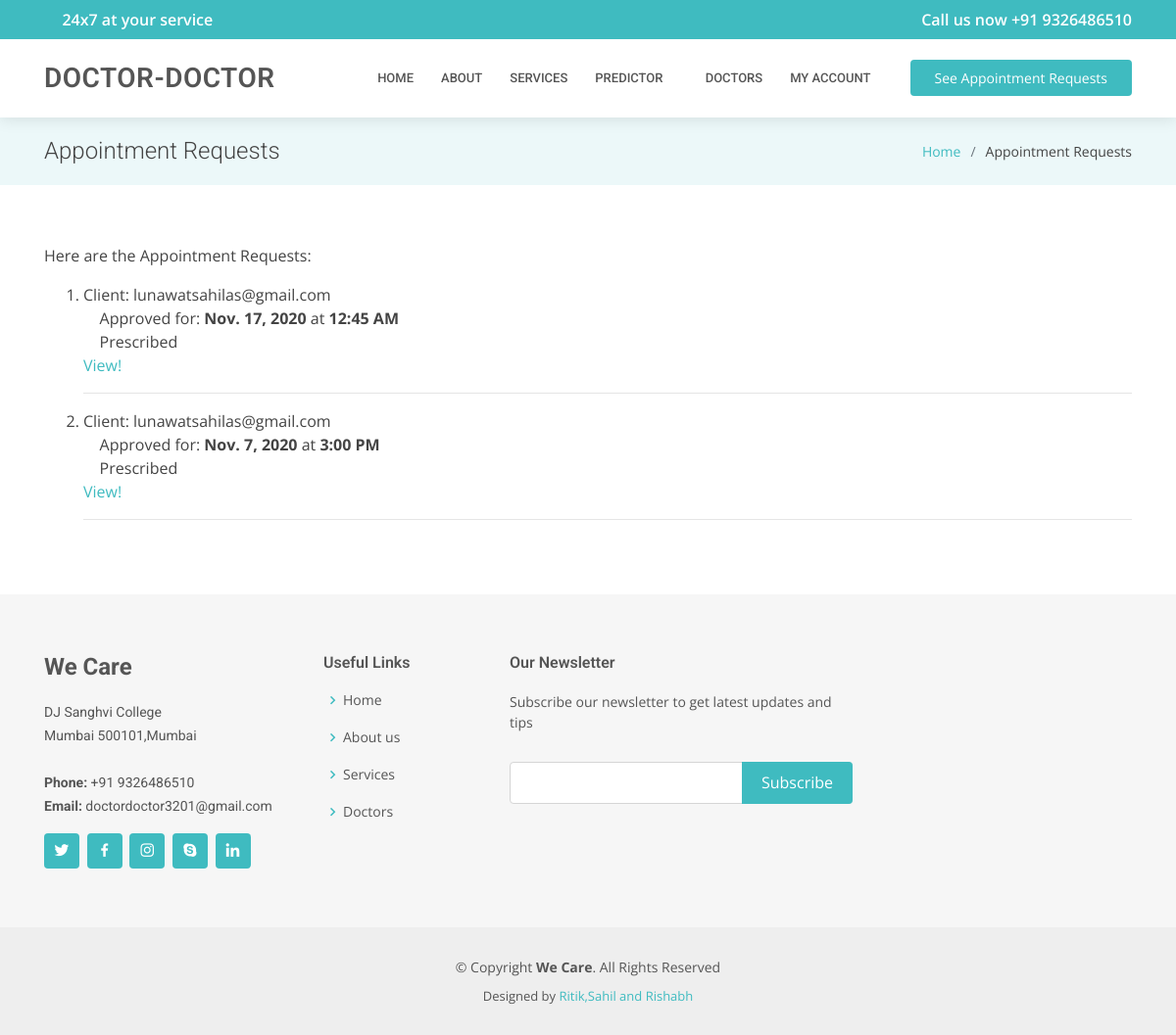
The app's page /doctor-portal/see-schedule/ (signed in), older data.
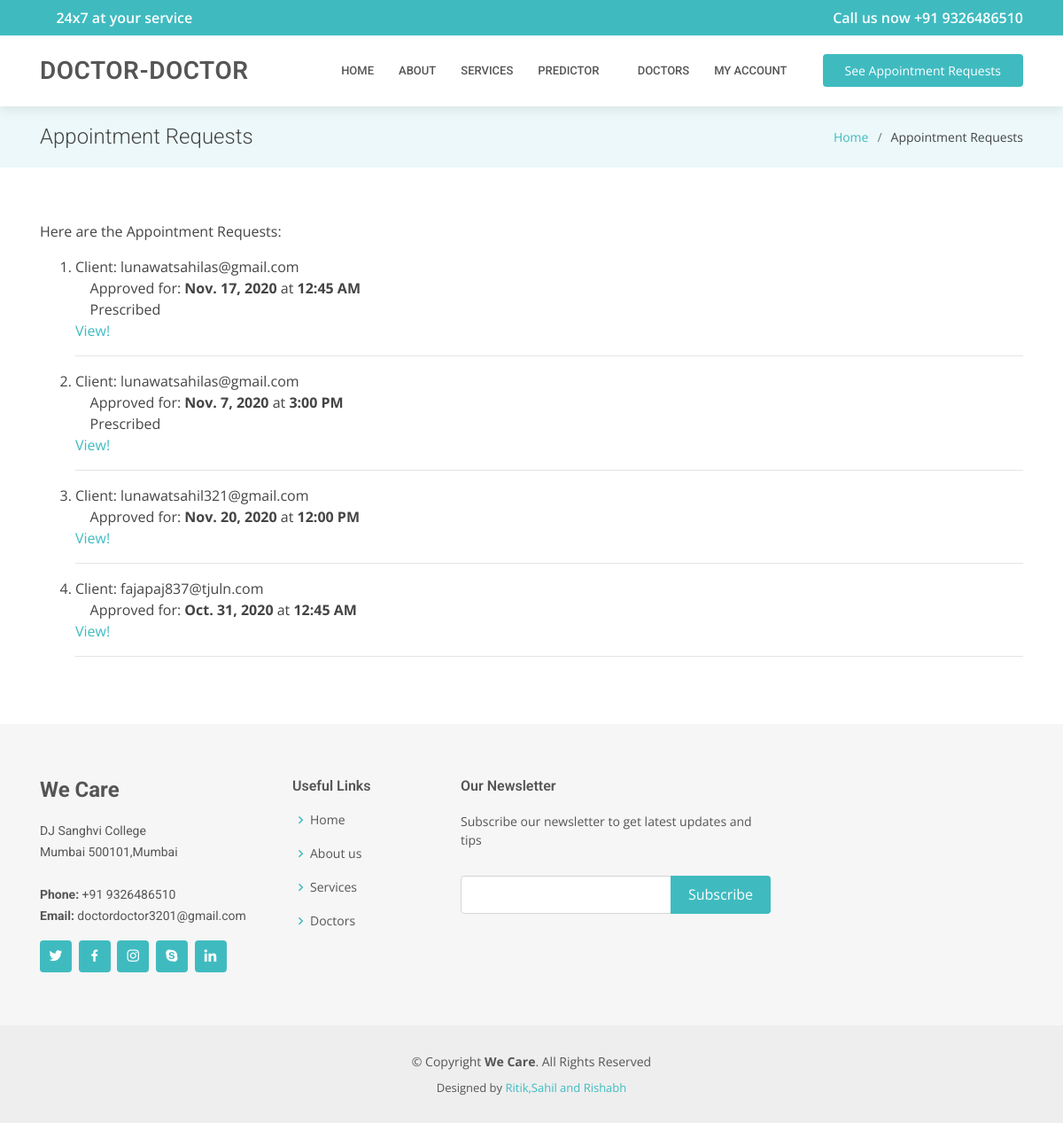
The same page, newer data.
### accounts/models.py (models this page shows, shortened)
class Appointment(models.Model):
    id              = models.AutoField(primary_key=True)
    doctor          = models.ForeignKey(Doctor,related_name='appointment_doctor',on_delete=models.CASCADE)
    patient         = models.ForeignKey(Patient,related_name='appointment_patient',on_delete=models.CASCADE)
    day1            = models.DateField(blank=True, editable=True,null=True)
    day2            = models.DateField(blank=True, editable=True,null=True)
    day3            = models.DateField(blank=True, editable=True,null=True)
    message         = models.CharField(blank=True, null=True, max_length=512)
    approved_for    = models.CharField(blank=True, editable=True,null=True, max_length=10)
    approved_time   = models.CharField(blank=True, editable=True,null=True, max_length=10)
    prescription    = models.CharField(blank=True, editable=True,null=True, max_length=1000)
    class Meta:
        verbose_name = 'Appointment'

class CustomUser(AbstractUser):
    id              = models.AutoField(primary_key=True)
    username        = models.CharField(max_length=30,null=True,blank=True)
    fullname        = models.CharField(blank=True, null=True, max_length=255)##
    is_doctor       = models.BooleanField(default=False, blank=True, null=True)
    password        = models.CharField(max_length=255)
    email           = models.EmailField(max_length=254, unique=True)
    date_of_birth   = models.DateField(blank=True, editable=True,null=True)
    date_created    = models.DateField(auto_now=True, editable=False)
    is_active       = models.BooleanField(default=True)
    is_admin        = models.BooleanField(default=False)
    USERNAME_FIELD  = 'email'
    REQUIRED_FIELDS = []
    objects = CustomUserManager()
    def __str__(self):
        return str(self.email)

### accounts/views.py (the view)
# urls.py: url(r'^doctor-portal/see-schedule/$',views.see_schedule.as_view(),name='see_schedule'),
class see_schedule(ListView):
    model = Appointment
    template_name = 'accounts/doctor_schedule.html'
    context_object_name = 'schedule'
    def get_queryset(self):
        queryset = super().get_queryset()
        queryset = Appointment.objects.filter(doctor=self.request.user)
        return queryset

### accounts/templatetags/profile_tags.py (called while the page is built)
@register.filter(name='has_group')
def has_group(user, group_name):
    return user.groups.filter(name=group_name).exists()

### accounts/templates/accounts/doctor_schedule.html (shortened to what this page needs)
{% extends "DoctorDoctor/base.html" %}
{% block title_page %}Appointment Requests{% endblock %}
{% block title_in_li %}Appointment Requests{% endblock %}
{% block inner_page %}
Here are the Appointment Requests:
<ol>
    {% for a in schedule %}
    <li>
        Client: {{a.patient}}<br>
        {% if a.approved_for == '1' %}
        <i class="icofont-tick-boxed"></i> Approved for: <strong>{{a.day1}}</strong> at <strong>{{a.approved_time}}</strong>
        {% elif a.approved_for == '2' %}
        <i class="icofont-tick-boxed"></i> Approved for: <strong>{{a.day2}}</strong> at <strong>{{a.approved_time}}</strong>
        {% elif a.approved_for == '3' %}
        <i class="icofont-tick-boxed"></i> Approved for: <strong>{{a.day3}}</strong> at <strong>{{a.approved_time}}</strong>
        {% else %}
        Day 1: {{a.day1}}<br>
        Day 2: {{a.day2}}<br>
        Day 3: {{a.day3}}<br>
        <i class="icofont-close-squared-alt"></i> Not yet approved!
        {% endif %}
        {% if a.prescription %}<br><i class="icofont-tick-boxed"></i> Prescribed {% endif %}
        <br><a href="{% url 'accounts:detail_appointment' pk=a.id %}">View!</a><hr>
    </li>
    {% empty %}
    Sorry, no appointments in this list.
    {% endfor %}
</ol>
{% endblock %}

### templates/DoctorDoctor/base.html (shortened to what this page needs)
{% load static %}
{% load profile_tags %}
<!DOCTYPE html>
<html lang="en">
<head>
    <link href="{% static 'DoctorDoctor/assets/vendor/bootstrap/css/bootstrap.min.css' %}" rel="stylesheet">
    <link href="{% static 'DoctorDoctor/assets/vendor/icofont/icofont.min.css' %}" rel="stylesheet">
    <link href="{% static 'DoctorDoctor/assets/vendor/boxicons/css/boxicons.min.css' %}" rel="stylesheet">
    <link href="{% static 'DoctorDoctor/assets/vendor/animate.css/animate.min.css' %}" rel="stylesheet">
    <link href="{% static 'DoctorDoctor/assets/vendor/owl.carousel/assets/owl.carousel.min.css' %}" rel="stylesheet">
    <link href="{% static 'DoctorDoctor/assets/vendor/venobox/venobox.css' %}" rel="stylesheet">
    <link href="{% static 'DoctorDoctor/assets/vendor/aos/aos.css' %}" rel="stylesheet">
    <link href="{% static 'DoctorDoctor/assets/css/style.css' %}" rel="stylesheet">
</head>
<body>
    <div id="topbar" class="d-none d-lg-flex align-items-center fixed-top">
        <div class="container d-flex align-items-center justify-content-between">
            <div class="d-flex align-items-center">
                <i class="icofont-clock-time"></i>24x7 at your service
            </div>
            <div class="d-flex align-items-center">
                <i class="icofont-phone"></i> Call us now +91 9326486510
            </div>
        </div>
    </div>
    <header id="header" class="fixed-top">
        <div class="container d-flex align-items-center">
            <h1 class="logo mr-auto"><a href="{% url 'home' %}">Doctor-Doctor</a></h1>
            <nav class="nav-menu d-none d-lg-block">
                <ul>
                    <li><a href="{% url 'home' %}">Home</a></li>
                    <li><a href="{% url 'home' %}#about">About</a></li>
                    <li><a href="{% url 'home' %}#services">Services</a></li>
                    <li class="drop-down">
                        <a>Predictor</a>
                    </li>
                    <li><a href="{% url 'list_doctors' %}">Doctors</a></li>
                    <li class="drop-down">
                        {% if user.is_authenticated %}
                        <a href="">My account</a>
                        {% else %}
                        <a>LogIn/SignUp</a>
                        <ul>
                            <li><a href="{% url 'accounts:login' %}">LogIn</a></li>
                            <li><a href="{% url 'accounts:signup' %}">SignUp</a></li>
                        </ul>
                        {% endif %}
                    </li>
                </ul>
            </nav>
            {% if request.user|has_group:"Doctors" %}
            <a href="{% url 'accounts:see_schedule' %}" class="appointment-btn scrollto">See Appointment Requests</a>
            {% else %}
            <a href="{% url 'accounts:make_appointment' %}" class="appointment-btn scrollto"><span
                    class="d-none d-md-inline">Make an</span>
                Appointment</a>
            {% endif %}
        </div>
    </header>
    <main id="main">
        <section class="breadcrumbs">
            <div class="container">
                <div class="d-flex justify-content-between align-items-center">
                    <h2>{% block title_page %}{% endblock %}</h2>
                    <ol>
                        <li><a href="{% url 'home' %}">Home</a></li>
                        <li>{% block title_in_li %}Login{% endblock %}</li>
                    </ol>
                </div>
            </div>
        </section>
        <section class="inner-page">
            <div class="container">
                <p>
                    {% block inner_page %}
                    {% endblock %}
                </p>
            </div>
        </section>
    </main>
    <footer id="footer">
        <div class="footer-top">
            <div class="container">
                <div class="row">
                    <div class="col-lg-3 col-md-6">
                        <div class="footer-info">
                            <h3>We Care</h3>
                            <p>
                                DJ Sanghvi College <br>
                                Mumbai 500101,Mumbai<br><br>
                                <strong>Phone:</strong> +91 9326486510<br>
                                <strong>Email:</strong> doctordoctor3201@gmail.com<br>
                            </p>
                            <div class="social-links mt-3">
                                <a href="#" class="twitter"><i class="bx bxl-twitter"></i></a>
                                <a href="#" class="facebook"><i class="bx bxl-facebook"></i></a>
                                <a href="#" class="instagram"><i class="bx bxl-instagram"></i></a>
                                <a href="#" class="google-plus"><i class="bx bxl-skype"></i></a>
                                <a href="#" class="linkedin"><i class="bx bxl-linkedin"></i></a>
                            </div>
                        </div>
                    </div>
                    <div class="col-lg-2 col-md-6 footer-links">
                        <h4>Useful Links</h4>
                        <ul>
                            <li><i class="bx bx-chevron-right"></i> <a href="{% url 'home' %}">Home</a></li>
                            <li><i class="bx bx-chevron-right"></i> <a href="#about">About us</a></li>
                            <li><i class="bx bx-chevron-right"></i> <a href="#services">Services</a></li>
                            <li><i class="bx bx-chevron-right"></i> <a href="{% url 'list_doctors' %}">Doctors</a></li>
                        </ul>
                    </div>
                    <div class="col-lg-4 col-md-6 footer-newsletter">
                        <h4>Our Newsletter</h4>
                        <p>Subscribe our newsletter to get latest updates and tips </p>
                        <form action="{% url 'home' %}" method="post">
                            <input type="email" name="email"><input type="submit" value="Subscribe">
                        </form>
                    </div>
                </div>
            </div>
        </div>
        <div class="container">
            <div class="copyright">
                &copy; Copyright <strong><span>We Care</span></strong>. All Rights Reserved
            </div>
            <div class="credits">
                Designed by <a href="">Ritik,Sahil and Rishabh </a>
            </div>
        </div>
    </footer>
</body>
</html>

### static/DoctorDoctor/assets/css/style.css (style rules this page uses)
body { font-family: "Open Sans", sans-serif; color: #444444; }
a { color: #3fbbc0; }
h1, h2, h3, h4, h5, h6 { font-family: "Roboto", sans-serif; }
#topbar { background: #3fbbc0; color: #fff; height: 40px; font-size: 16px; font-weight: 600; transition: all 0.5s; }
#topbar i { padding-right: 6px; }
#header { background: #fff; transition: all 0.5s; z-index: 997; padding: 20px 0; top: 40px; box-shadow: 0px 2px 15px rgba(0, 0, 0, 0.1); }
#header .logo { font-size: 28px; margin: 0; padding: 0; line-height: 1; font-weight: 600; letter-spacing: 0.5px; text-transform: uppercase; }
#header .logo a { color: #555555; }
.nav-menu ul { margin: 0; padding: 0; list-style: none; }
.nav-menu > ul { display: flex; }
.nav-menu > ul > li { position: relative; white-space: nowrap; padding: 10px 0 10px 28px; }
.nav-menu a { display: block; position: relative; color: #555555; transition: 0.3s; font-size: 13px; font-family: "Roboto", sans-serif; text-transform: uppercase; font-weight: 500; }
.nav-menu .drop-down > a:after { content: "\ea99"; font-family: IcoFont; padding-left: 5px; }
.appointment-btn { margin-left: 25px; background: #3fbbc0; color: #fff; border-radius: 4px; padding: 8px 25px; white-space: nowrap; transition: 0.3s; font-size: 14px; display: inline-block; }
.mobile-nav { position: fixed; top: 55px; right: 15px; bottom: 15px; left: 15px; z-index: 9999; overflow-y: auto; background: #fff; transition: ease-in-out 0.2s; opacity: 0; visibility: hidden; border-radius: 10px; padding: 10px 0; }
.mobile-nav * { margin: 0; padding: 0; list-style: none; }
.mobile-nav a { display: block; position: relative; color: #555555; padding: 10px 20px; font-weight: 500; outline: none; }
.mobile-nav .drop-down > a:after { content: "\ea99"; font-family: IcoFont; padding-left: 10px; position: absolute; right: 15px; }
.mobile-nav .drop-down > a { padding-right: 35px; }
section { padding: 60px 0; overflow: hidden; }
.breadcrumbs { padding: 20px 0; background-color: #ecf8f9; min-height: 40px; margin-top: 120px; }
.breadcrumbs h2 { font-size: 24px; font-weight: 300; margin: 0; }
.breadcrumbs ol { display: flex; flex-wrap: wrap; list-style: none; padding: 0; margin: 0; font-size: 14px; }
.breadcrumbs ol li + li { padding-left: 10px; }
.breadcrumbs ol li + li::before { display: inline-block; padding-right: 10px; color: #6c757d; content: "/"; }
#footer { background: #eeeeee; padding: 0 0 30px 0; color: #555555; font-size: 14px; }
#footer .footer-top { background: #f6f6f6; padding: 60px 0 30px 0; }
#footer .footer-top .footer-info { margin-bottom: 30px; }
#footer .footer-top .footer-info h3 { font-size: 24px; margin: 0 0 20px 0; padding: 2px 0 2px 0; line-height: 1; font-weight: 700; }
#footer .footer-top .footer-info p { font-size: 14px; line-height: 24px; margin-bottom: 0; font-family: "Roboto", sans-serif; }
#footer .footer-top .social-links a { font-size: 18px; display: inline-block; background: #3fbbc0; color: #fff; line-height: 1; padding: 8px 0; margin-right: 4px; border-radius: 4px; text-align: center; width: 36px; height: 36px; transition: 0.3s; }
#footer .footer-top h4 { font-size: 16px; font-weight: 600; position: relative; padding-bottom: 12px; }
#footer .footer-top .footer-links { margin-bottom: 30px; }
#footer .footer-top .footer-links ul { list-style: none; padding: 0; margin: 0; }
#footer .footer-top .footer-links ul i { padding-right: 2px; color: #3fbbc0; font-size: 18px; line-height: 1; }
#footer .footer-top .footer-links ul li { padding: 10px 0; display: flex; align-items: center; }
#footer .footer-top .footer-links ul li:first-child { padding-top: 0; }
#footer .footer-top .footer-links ul a { color: #555555; transition: 0.3s; display: inline-block; line-height: 1; }
#footer .footer-top .footer-newsletter form { margin-top: 30px; background: #fff; padding: 6px 10px; position: relative; border: 1px solid #d5d5d5; border-radius: 4px; }
#footer .footer-top .footer-newsletter form input[type="email"] { border: 0; padding: 4px; width: calc(100% - 110px); }
#footer .footer-top .footer-newsletter form input[type="submit"] { position: absolute; top: -1px; right: -1px; bottom: -1px; border: 0; background: none; font-size: 16px; padding: 0 20px; background: #3fbbc0; color: #fff; transition: 0.3s; border-radius: 0 4px 4px 0; }
#footer .copyright { text-align: center; padding-top: 30px; }
#footer .credits { padding-top: 10px; text-align: center; font-size: 13px; }

Row changes from the older to the newer data that the page shows:
added Appointment: patient "lunawatsahil321@gmail.com", day2 "Nov. 20, 2020", approved_time "12:00 PM"
added Appointment: patient "fajapaj837@tjuln.com", day2 "Oct. 31, 2020", approved_time "12:45 AM"
